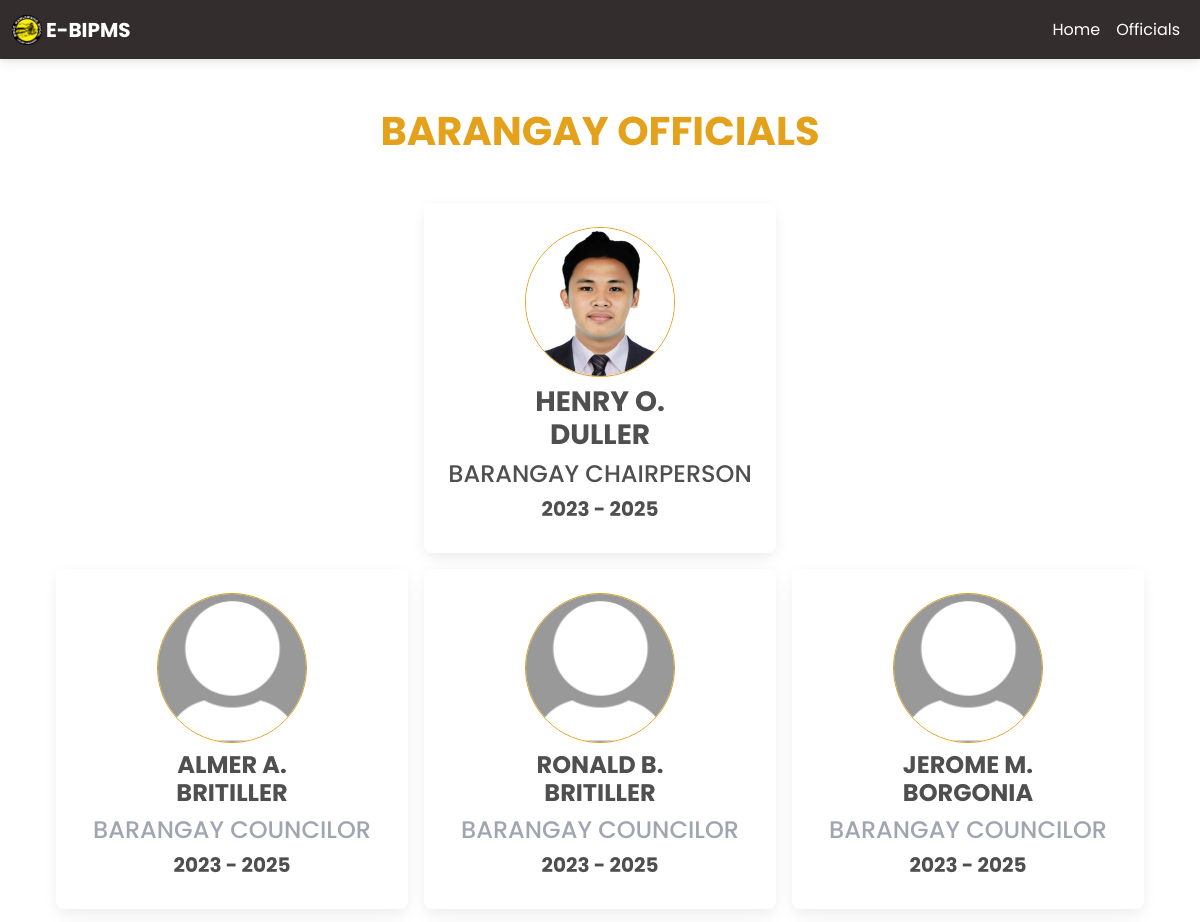
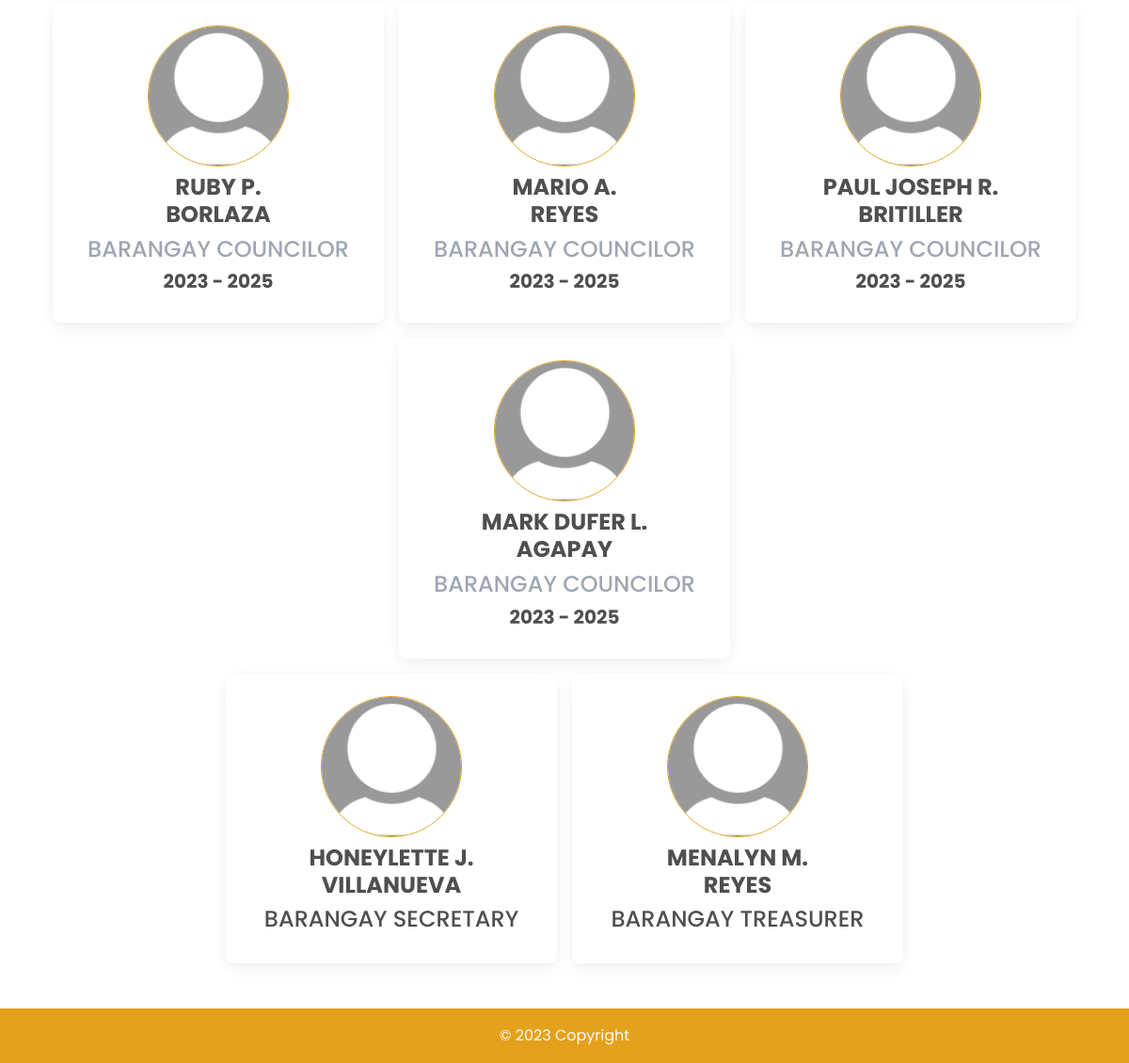
Page /officials.php on the committed database (2 pictures, top to bottom).
### tables this page shows
CREATE TABLE `officials` (
  `id` int(11) NOT NULL,
  `firstName` varchar(255) NOT NULL,
  `middleName` varchar(255) DEFAULT NULL,
  `lastName` varchar(255) NOT NULL,
  `position` varchar(255) NOT NULL,
  `committee` varchar(100) NOT NULL,
  `termStartYear` int(11) NOT NULL,
  `termEndYear` int(11) NOT NULL,
  `type` enum('Barangay','SK') NOT NULL,
  `picture` varchar(255) NOT NULL
);

### officials.php (the view, shortened to what this page needs)
<!DOCTYPE html>
<html lang="en">
<head>
    <link rel="stylesheet" href="https://use.fontawesome.com/releases/v6.4.0/css/all.css" />
    <link rel="stylesheet" href="css/mdb.min.css" />
    <link rel="stylesheet" href="css/style.css" />
</head>
<body>
    <header>
        <nav class="navbar navbar-expand-lg navbar-dark sticky bg-dark" style="z-index: 2000">
            <div class="container-fluid">
                <a class="navbar-brand nav-link">
                    <img src="kanlurangbukal.png" width="30" />
                    <b>E-BIPMS</b>
                </a>
                <div class="collapse navbar-collapse" id="navbarExample01">
                    <ul class="navbar-nav ms-auto mb-2 mb-lg-0">
                        <li class="nav-item active">
                            <a class="nav-link font-weight-bold" href="index.php">Home</a>
                        </li>
                        <li class="nav-item active">
                            <a class="nav-link font-weight-bold" href="officials.php">Officials</a>
                        </li>
                    </ul>
                </div>
            </div>
        </nav>
    </header>
    <main class="mt-5">
        <div class="container">
            <section class="mb-5">
                <h1 class="mb-5 text-center text-warning"><strong>BARANGAY OFFICIALS</strong></h1>
                <div class="d-flex flex-wrap mb-3 row g-3 justify-content-center">
                    <?php
                    include 'conn.php';
                    $query = "SELECT * FROM officials WHERE position='Barangay Chairperson'";
                    $query_run = mysqli_query($conn, $query);
                    while ($items = mysqli_fetch_array($query_run)) {
                        if ($items['picture']) {
                            $picture = $items['picture'];
                        } else {
                            $picture = 'default-profile-pic.jpg';
                        }
                        echo '<div class="col-auto">';
                        echo '<div class="card" style="width: 22rem;">';
                        echo '<div class="card-body">';
                        echo '<div class="col text-center">';
                        if (!empty($picture)) {
                            echo '<img class="rounded-circle border border-warning mb-2" src="' . $picture . '" alt="Profile Picture" width="150">';
                        } else {
                            echo '<img class="rounded-circle border border-warning mb-2" src="default-profile-pic.jpg" alt="Profile Picture" width="150">';
                        }
                        echo '</div>';
                        echo '<h3 class="text-center" style="text-transform: uppercase;">' . '<strong>' . $items['firstName'] . ' ' . $items['middleName'] . '<br>' . $items['lastName'] . '</strong>' . '</h3>';
                        echo '<h4 class="text-center mt-0" style="text-transform: uppercase;">' . $items['position'] . '</h4>';
                        echo '<h5 class="text-center mt-0" style="text-transform: uppercase;">'. '<strong>' . $items['termStartYear'] . ' - '  . $items['termEndYear'] . '</strong>' .'</h5>';
                        echo '</div>';
                        echo '</div>';
                        echo '</div>';
                    }
                    ?>
                </div>
                <div class="d-flex flex-wrap mb-3 row g-3 justify-content-center">
                    <?php
                    include 'conn.php';
                    $query = "SELECT * FROM officials WHERE position='Barangay Councilor'";
                    $query_run = mysqli_query($conn, $query);
                    while ($items = mysqli_fetch_array($query_run)) {
                        if ($items['picture']) {
                            $picture = $items['picture'];
                        } else {
                            $picture = 'default-profile-pic.jpg';
                        }
                        echo '<div class="col-auto">';
                        echo '<div class="card" style="width: 22rem;">';
                        echo '<div class="card-body">';
                        echo '<div class="col text-center">';
                        if (!empty($picture)) {
                            echo '<img class="rounded-circle border border-warning mb-2" src="' . $picture . '" alt="Picture" width="150">';
                        } else {
                            echo '<img class="rounded-circle border border-warning mb-2" src="default-profile-pic.jpg" alt="Profile Picture" width="150">';
                        }
                        echo '</div>';
                        echo '<h4 class="text-center" style="text-transform: uppercase;">' . '<strong>' . $items['firstName'] . ' ' . $items['middleName'] . '<br>' . $items['lastName'] . '</strong>' . '</h4>';
                        echo '<h4 class="text-center mt-0 text-secondary" style="text-transform: uppercase;">' . $items['position'] . '</h4>';
                        echo '<h5 class="text-center mt-0" style="text-transform: uppercase;">'. '<strong>' . $items['termStartYear'] . ' - '  . $items['termEndYear'] . '</strong>' .'</h5>';
                        echo '</div>';
                        echo '</div>';
                        echo '</div>';
                    }
                    ?>
                </div>
                <div class="d-flex flex-wrap mb-3 row g-3 justify-content-center">
                    <?php
                    include 'conn.php';
                    $query = "SELECT * FROM officials WHERE position='Barangay Secretary' OR position='Barangay Treasurer'";
                    $query_run = mysqli_query($conn, $query);
                    while ($items = mysqli_fetch_array($query_run)) {
                        if ($items['picture']) {
                            $picture = $items['picture'];
                        } else {
                            $picture = 'default-profile-pic.jpg';
                        }
                        echo '<div class="col-auto">';
                        echo '<div class="card" style="width: 22rem;">';
                        echo '<div class="card-body">';
                        echo '<div class="col text-center">';
                        if (!empty($picture)) {
                            echo '<img class="rounded-circle border border-warning mb-2" src="' . $picture . '" alt="Profile Picture" width="150">';
                        } else {
                            echo '<img class="rounded-circle border border-warning mb-2" src="default-profile-pic.jpg" alt="Profile Picture" width="150">';
                        }
                        echo '</div>';
                        echo '<h4 class="text-center" style="text-transform: uppercase;">' . '<strong>' . $items['firstName'] . ' ' . $items['middleName'] . '<br>' . $items['lastName'] . '</strong>' . '</h4>';
                        echo '<h4 class="text-center mt-0" style="text-transform: uppercase;">' . $items['position'] . '</h4>';
                        echo '</div>';
                        echo '</div>';
                        echo '</div>';
                    }
                    ?>
                </div>
            </section>
        </div>
    </main>
    <footer class="bg-warning text-lg-start">
        <div class="text-center text-light p-3">
            © 2023 Copyright
        </div>
    </footer>
</body>
</html>

### css/style.css (style rules this page uses)
* { margin: 0; padding: 0; font-size: 10; font-family: 'Poppins', sans-serif; }

### officials.php (style rules this page uses)
.navbar .nav-link { color: #fff !important; }

### rows in the picture
officials: picture (picture), firstName "HENRY", middleName "O.", lastName "DULLER", position "BARANGAY CHAIRPERSON", termStartYear "2023", termEndYear "2025"
officials: firstName "ALMER", middleName "A.", lastName "BRITILLER", position "BARANGAY COUNCILOR", termStartYear "2023", termEndYear "2025"
officials: firstName "RONALD", middleName "B.", lastName "BRITILLER", position "BARANGAY COUNCILOR", termStartYear "2023", termEndYear "2025"
officials: firstName "JEROME", middleName "M.", lastName "BORGONIA", position "BARANGAY COUNCILOR", termStartYear "2023", termEndYear "2025"
officials: firstName "RUBY", middleName "P.", lastName "BORLAZA", position "BARANGAY COUNCILOR", termStartYear "2023", termEndYear "2025"
officials: firstName "MARIO", middleName "A.", lastName "REYES", position "BARANGAY COUNCILOR", termStartYear "2023", termEndYear "2025"
officials: firstName "PAUL JOSEPH", middleName "R.", lastName "BRITILLER", position "BARANGAY COUNCILOR", termStartYear "2023", termEndYear "2025"
officials: firstName "MARK DUFER", middleName "L.", lastName "AGAPAY", position "BARANGAY COUNCILOR", termStartYear "2023", termEndYear "2025"
officials: firstName "HONEYLETTE", middleName "J.", lastName "VILLANUEVA", position "BARANGAY SECRETARY"
officials: firstName "MENALYN", middleName "M.", lastName "REYES", position "BARANGAY TREASURER"
